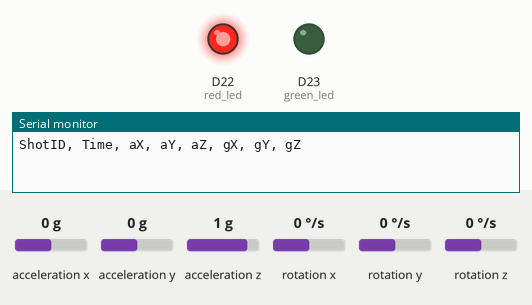
The sketch below on a simulated Arduino Nano 33 BLE. On the bench: output pins drawn as LEDs (lit = HIGH), the last lines printed to the serial monitor. Dashed ring = blinking. Inputs (shaded band) come from the test bench; at power-on: acceleration x 0 g, acceleration y 0 g, acceleration z 1 g, rotation x 0 °/s, rotation y 0 °/s, rotation z 0 °/s.

Above: at 2.3 s.
2.4 s: acceleration x set to -0.3 g
3.9 s: acceleration x set to -0.6 g
At 4.3 s:
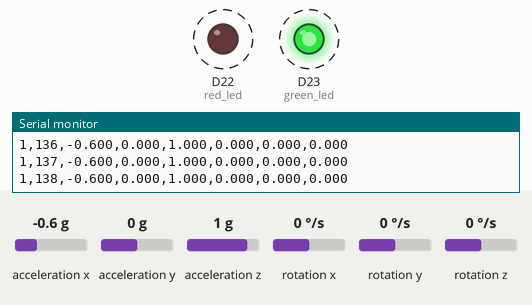
6.9 s: acceleration x set to 0 g
At 7.6 s:
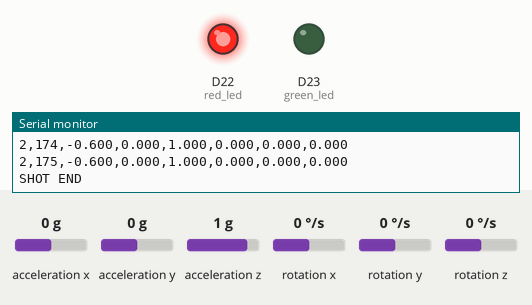
8.4 s: acceleration x set to -1.4 g
At 9.6 s:
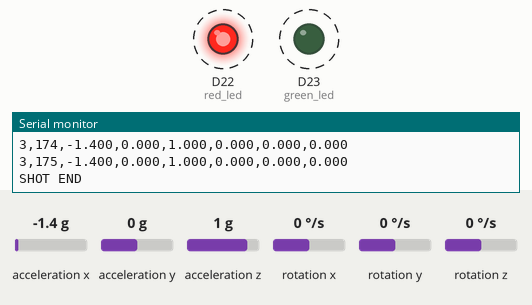
Timing chart, 0 to 12.4 s (numbered marks = the images above; inputs shaded):
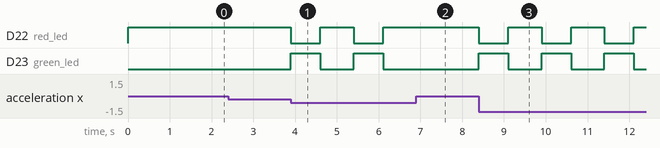

The sketch:

imu_ball_capture.ino
```cpp
#include <Arduino_LSM9DS1.h>

constexpr int red_led = 22;
constexpr int green_led = 23;

const float triggerThreshold = 1.1; // Example threshold value in G's
const int captureDuration = 1500; // Capture for 1500 milliseconds after triggering
const int numSamples = 176; // Only capture 176 samples per shot

// const int captureDuration = 1000;
// const int numSamples = 115;

unsigned long lastTriggerTime = 0;
int shotCount = 0; // Initialize shot counter

void setup() {
  // Shot ready/making inference LED signal setup
  pinMode(green_led, OUTPUT);
  pinMode(red_led, OUTPUT);
  digitalWrite(green_led, LOW);
  digitalWrite(red_led, HIGH);

  Serial.begin(9600);
  if (!IMU.begin()) {
    Serial.println("Failed to initialize IMU!");
    while (1);
  }

  Serial.println("ShotID, Time, aX, aY, aZ, gX, gY, gZ");
}

void loop() {
  float aX, aY, aZ, gX, gY, gZ;
  unsigned long currentTime = millis();
  int samplesCount = 0; // Counter for samples captured per shot

  if (currentTime - lastTriggerTime > captureDuration && IMU.accelerationAvailable()) {
    IMU.readAcceleration(aX, aY, aZ); // Read initial acceleration to check for trigger
    float accelerationMagnitude = sqrt(aX * aX + aY * aY + aZ * aZ);

    // Check if acceleration exceeds threshold
    if (accelerationMagnitude > triggerThreshold) {
      // Set LED to show busy
      digitalWrite(green_led, HIGH);
      digitalWrite(red_led, LOW);

      lastTriggerTime = currentTime; // Update last trigger time
      shotCount++; // Increment shot counter
      Serial.println("SHOT START"); // Indicate Start of shot capture

      while (samplesCount < numSamples) {
        if (IMU.accelerationAvailable() && IMU.gyroscopeAvailable()) {
          IMU.readAcceleration(aX, aY, aZ);
          IMU.readGyroscope(gX, gY, gZ);

          // Format the output without spaces after commas
          Serial.print(shotCount); Serial.print(",");
          Serial.print(samplesCount++); Serial.print(",");
          Serial.print(aX, 3); Serial.print(",");
          Serial.print(aY, 3); Serial.print(",");
          Serial.print(aZ, 3); Serial.print(",");
          Serial.print(gX, 3); Serial.print(",");
          Serial.print(gY, 3); Serial.print(",");
          Serial.print(gZ, 3); Serial.println();
        }
      }

      // Indicate the end of shot data capture
      Serial.println("SHOT END");
      // Reset green & red LEDs to show ready
      delay(200);  // Cooldown to prevent retriggering IMU from same shot
      digitalWrite(green_led, LOW);
      digitalWrite(red_led, HIGH);
    }
  }
}
```

Measured:
- the behaviour switches between -0.4 and -0.5 g on acceleration x (found by bisection; images 0 and 1)
- after the input at 2.4 s, every drawn part: stays the same
- after the input at 3.9 s, D22 (red_led): alternates HIGH for 0.80 s and LOW for 0.70 s, starting at once; D23 (green_led): alternates HIGH for 0.70 s and LOW for 0.80 s, starting at once
- after the input at 6.9 s, D22 (red_led): stays HIGH (without the input it goes to LOW after 0.00 s); D23 (green_led): stays LOW (without the input it goes to HIGH after 0.00 s)
- after the input at 8.4 s, D22 (red_led): alternates HIGH for 0.80 s and LOW for 0.70 s, starting at once; D23 (green_led): alternates HIGH for 0.70 s and LOW for 0.80 s, starting at once
